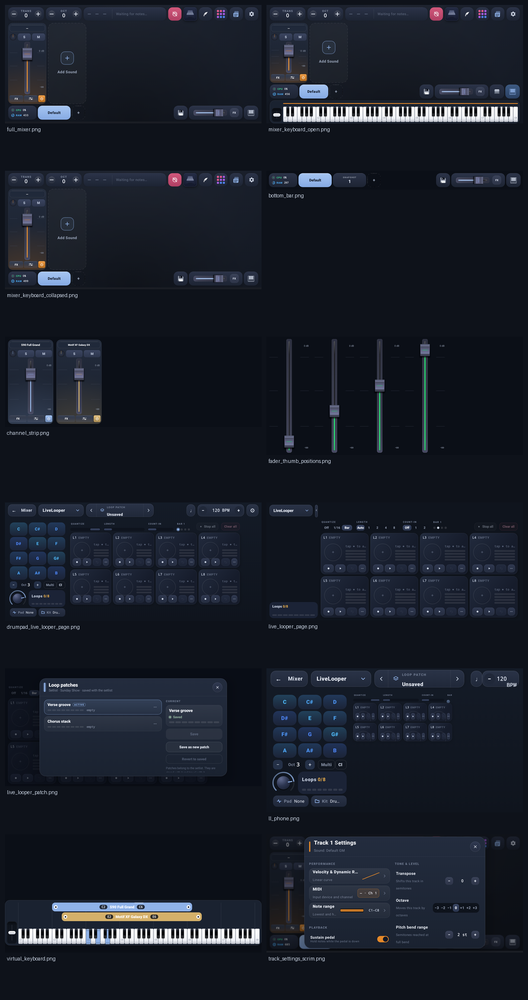
#> input picture tools/fxcompare/app_sheets.png, 528 x 1000 px, shrunk from 1070 x 2026 before the run
$ python bm.py ../fxcompare/app_sheets.png
#> lines starting #> are read from the running program, lines starting #| are printed output that depends on the picture
#!/usr/bin/env python3
"""Block-max contrast view: shows any pixel differing from the app background.

Usage: bm.py <img> [cols] [rows]
"""
import sys

import numpy as np
from PIL import Image, ImageFile

ImageFile.LOAD_TRUNCATED_IMAGES = True
CH = ' .:-=+*#%@'


def view(path, cols=178, rows=41):
#> called with path = '../fxcompare/app_sheets.png', cols = 178, rows = 41
    a = np.asarray(Image.open(path).convert('RGB'), dtype=np.float32)
    bg = np.array([20.0, 27.0, 39.0])
    d = np.abs(a - bg).sum(axis=2)
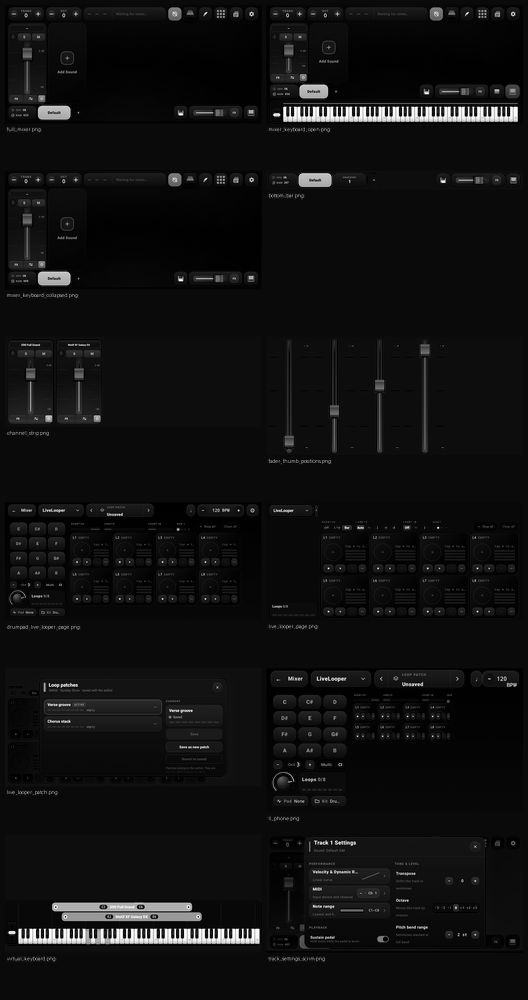
#> d: shape (1000, 528) float64; min 0, max 679, mean 44.6; drawn with min black and max white
    h, w = d.shape
#> h = 1000; w = 528
    by, bx = h // rows, w // cols
#> by = 24; bx = 2
    pool = d[:rows * by, :cols * bx].reshape(rows, by, cols, bx).max(axis=(1, 3))
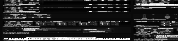
#> pool: shape (41, 178) float64; min 4, max 679, mean 128.2; drawn with min black and max white
    return [''.join(CH[min(9, int(v / 40))] for v in r) for r in pool]


def main():
    args = sys.argv[1:]
    cols = int(args[1]) if len(args) > 1 else 178
    rows = int(args[2]) if len(args) > 2 else 41
    for p in [args[0]]:
        print(f'##### {p}')
        for r in view(p, cols, rows):
            print(r)


if __name__ == '__main__':
    main()
